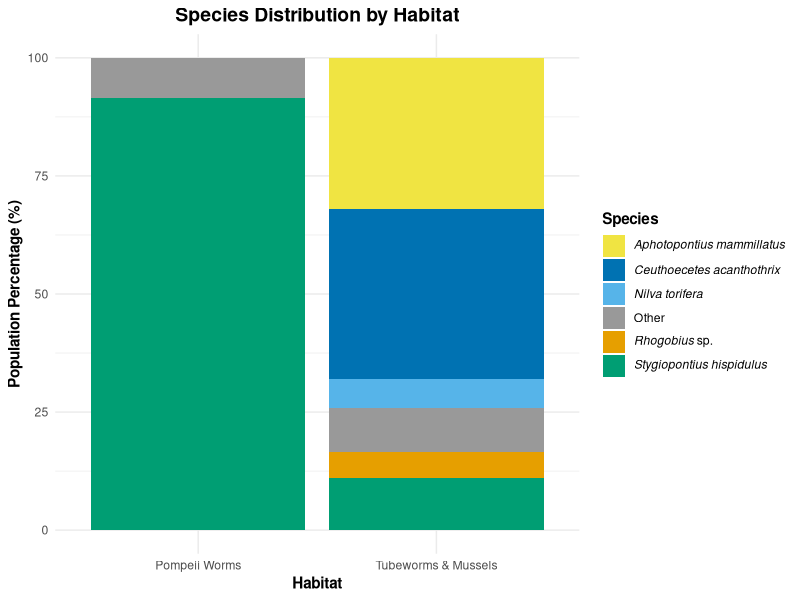

Write the R code that produced this figure.
# Loading required libraries
library(ggplot2)
library(dplyr)
library(tidyr)

# Creating data frames for the two habitats
habitat1 <- data.frame(
  Habitat = "Tubeworms & Mussels",
  Species = c("Other", "Rhogobius sp.", "Nilva torifera", "Stygiopontius hispidulus", 
              "Aphotopontius mammillatus", "Ceuthoecetes acanthothrix"),
  Percentage = c(9.33, 5.60, 6.15, 10.98, 31.94, 36.00)
)

habitat2 <- data.frame(
  Habitat = "Pompeii Worms",
  Species = c("Other", "Stygiopontius hispidulus"),
  Percentage = c(8.49, 91.51)
)

# Merging the two data frames
complete_data <- rbind(habitat1, habitat2)

# Viewing the created data frame
print(complete_data)

# Custom color palette for species
species_colors <- c("Other" = "#999999", 
                    "Rhogobius sp." = "#E69F00", 
                    "Nilva torifera" = "#56B4E9", 
                    "Stygiopontius hispidulus" = "#009E73", 
                    "Aphotopontius mammillatus" = "#F0E442", 
                    "Ceuthoecetes acanthothrix" = "#0072B2")

# Creating the stacked column chart
# First, create a named vector for italicized labels
species_labels <- c(
  "Other" = "Other",
  "Rhogobius sp." = expression(italic("Rhogobius")~"sp."),
  "Nilva torifera" = expression(italic("Nilva torifera")),
  "Stygiopontius hispidulus" = expression(italic("Stygiopontius hispidulus")),
  "Aphotopontius mammillatus" = expression(italic("Aphotopontius mammillatus")),
  "Ceuthoecetes acanthothrix" = expression(italic("Ceuthoecetes acanthothrix"))
)

chart <- ggplot(complete_data, aes(x = Habitat, y = Percentage, fill = Species)) +
  geom_col(position = "stack") +
  scale_fill_manual(values = species_colors, 
                    labels = species_labels) +
  labs(title = "Species Distribution by Habitat",
       x = "Habitat",
       y = "Population Percentage (%)") +
  theme_minimal() +
  theme(
    plot.title = element_text(hjust = 0.5, face = "bold", size = 14),
    axis.title = element_text(face = "bold"),
    legend.position = "right",
    legend.title = element_text(face = "bold"),
    legend.text.align = 0  # 0 = left alignment, 1 = right alignment
  )

# Displaying the chart
print(chart)

# Saving the chart (optional)
# ggsave("habitat_species_distribution.png", chart, width = 10, height = 6, dpi = 300)